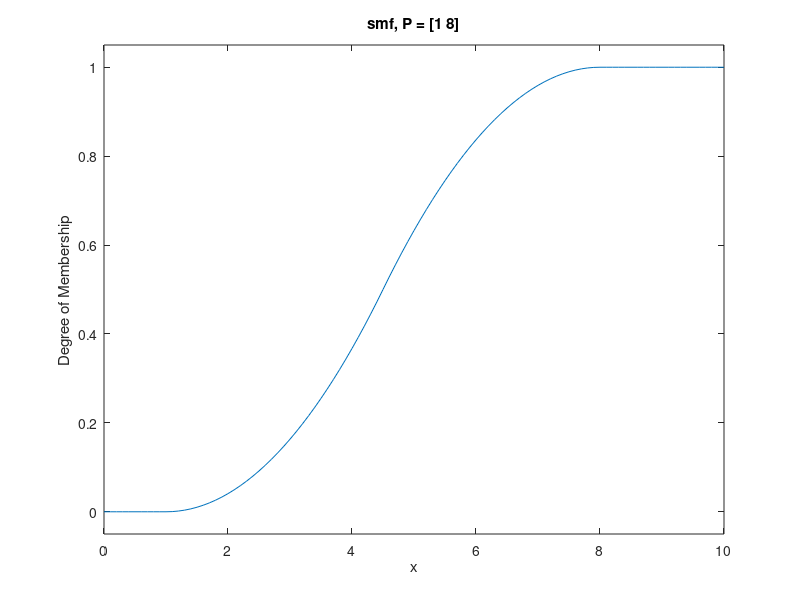

Here is the MATLAB script that generated this plot:
x = 0:0.1:10;
y = smf(x,[1 8]); % S-функція

plot(x,y)
title('smf, P = [1 8]')
xlabel('x')
ylabel('Degree of Membership')
ylim([-0.05 1.05])